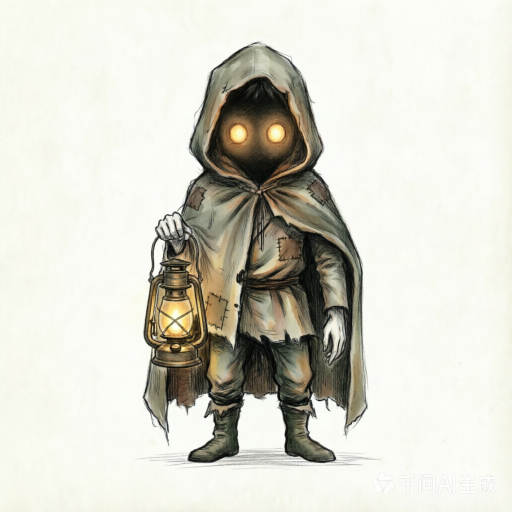
#> input picture assets/raw/seeker-01.png, 1024 x 1024 px (shown at 1/2 size)
$ python -i cut_bg.py   (imports and definitions only)
#> lines starting #> are read from the running program, lines starting #| are printed output that depends on the picture; after the words box and inside, x2 and y2 are one past the last pixel; in counts of white or black regions, pixels touching at a corner belong together
#!/usr/bin/env python3
"""抠图工具：把 AI 生成的白底/黑底立绘转成透明底 PNG。

用法:
    python3 tools/cut_bg.py assets/raw/seeker-01.png assets/processed/seeker.png \
        [--tol 38] [--preview out.png] [--keep-islands] [--min-hole 800]

原理:
    1. 取四角采样背景色，从图像边框洪水填充，吃掉背景（容忍纸纹噪声）
    2. 前景只保留最大连通块（顺带清掉角落水印、飞白杂点）
    3. alpha 轻微羽化，按内容裁切并留 6px 边距
    4. 可选输出一张叠在深色夜景底上的预览图，用于人工检查抠图质量
"""
import argparse
import sys
from collections import deque

from PIL import Image, ImageFilter


def corner_bg_color(px, w, h, patch=12):
    samples = []
    for cx, cy in ((0, 0), (w - patch, 0), (0, h - patch), (w - patch, h - patch)):
        for x in range(cx, cx + patch):
            for y in range(cy, cy + patch):
                samples.append(px[x, y][:3])
    samples.sort()
    return samples[len(samples) // 2]  # 中位数近似


def flood_bg(px, w, h, bg, tol):
    """从边框出发，标记所有与背景色相近且连通的像素。"""
    tol2 = tol * tol
    visited = bytearray(w * h)

    def near_bg(x, y):
        r, g, b = px[x, y][:3]
        dr, dg, db = r - bg[0], g - bg[1], b - bg[2]
        return dr * dr + dg * dg + db * db <= tol2

    q = deque()
    for x in range(w):
        for y in (0, h - 1):
            if not visited[y * w + x] and near_bg(x, y):
                visited[y * w + x] = 1
                q.append((x, y))
    for y in range(h):
        for x in (0, w - 1):
            if not visited[y * w + x] and near_bg(x, y):
                visited[y * w + x] = 1
                q.append((x, y))
    while q:
        x, y = q.popleft()
        for nx, ny in ((x + 1, y), (x - 1, y), (x, y + 1), (x, y - 1)):
            if 0 <= nx < w and 0 <= ny < h and not visited[ny * w + nx] and near_bg(nx, ny):
                visited[ny * w + nx] = 1
                q.append((nx, ny))
    return visited


def remove_enclosed_holes(px, fg, w, h, bg, tol, min_hole=800):
    """清除被前景包围的大块背景色区域（如双腿之间的白色），
    小块的亮色（手部高光等）由 min_hole 门槛保护。"""
    tol2 = tol * tol
    seen = bytearray(w * h)
    for start in range(w * h):
        if not fg[start] or seen[start]:
            continue
        x, y = start % w, start // w
        r, g, b = px[x, y][:3]
        if (r - bg[0]) ** 2 + (g - bg[1]) ** 2 + (b - bg[2]) ** 2 > tol2:
            continue
        comp = [start]
        seen[start] = 1
        q = deque([start])
        while q:
            idx = q.popleft()
            cx, cy = idx % w, idx // w
            for nx, ny in ((cx + 1, cy), (cx - 1, cy), (cx, cy + 1), (cx, cy - 1)):
                if 0 <= nx < w and 0 <= ny < h:
                    nidx = ny * w + nx
                    if fg[nidx] and not seen[nidx]:
                        nr, ng, nb = px[nx, ny][:3]
                        if (nr - bg[0]) ** 2 + (ng - bg[1]) ** 2 + (nb - bg[2]) ** 2 <= tol2:
                            seen[nidx] = 1
                            comp.append(nidx)
                            q.append(nidx)
        if len(comp) >= min_hole:
            for idx in comp:
                fg[idx] = 0
    return fg


def largest_component(fg, w, h):
    """前景连通块标记，返回只含最大块的掩码。"""
    seen = bytearray(w * h)
    best, best_size = None, 0
    for start in range(w * h):
        if fg[start] and not seen[start]:
            comp, size = [start], 1
            seen[start] = 1
            q = deque([start])
            while q:
                idx = q.popleft()
                x, y = idx % w, idx // w
                for nx, ny in ((x + 1, y), (x - 1, y), (x, y + 1), (x, y - 1)):
                    if 0 <= nx < w and 0 <= ny < h:
                        nidx = ny * w + nx
                        if fg[nidx] and not seen[nidx]:
                            seen[nidx] = 1
                            size += 1
                            comp.append(nidx)
                            q.append(nidx)
            if size > best_size:
                best, best_size = comp, size
    mask = bytearray(w * h)
    if best:
        for idx in best:
            mask[idx] = 1
    return mask


def cut(src, dst, tol=38, preview=None, keep_islands=False, min_hole=800):
#> called with src = '../assets/raw/seeker-01.png', dst = 'out.png', tol = 38, keep_islands = False, min_hole = 800
    im = Image.open(src).convert("RGBA")
    w, h = im.size
#> w = 1024; h = 1024
    px = im.load()

    bg = corner_bg_color(px, w, h)
#> bg = (246, 247, 233)
    visited = flood_bg(px, w, h, bg, tol)
    fg = bytearray(0 if visited[i] else 1 for i in range(w * h))
    if not keep_islands:
        fg = largest_component(fg, w, h)
    fg = remove_enclosed_holes(px, fg, w, h, bg, tol + 6, min_hole)
    if not keep_islands:
        # 孔洞清除可能把孔内残渣（阴影线碎屑）孤立成飞点，再过滤一次
        fg = largest_component(fg, w, h)

    alpha = Image.new("L", (w, h), 0)
#> alpha: PIL image 1024x1024 L; every value is 0
    alpha.putdata([255 if v else 0 for v in fg])
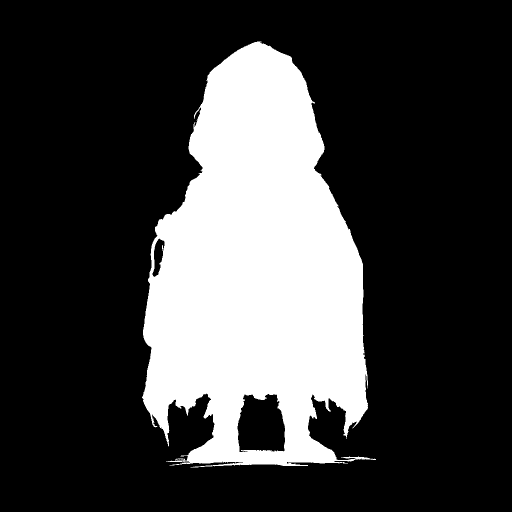
#> alpha: PIL image 1024x1024 L (shown at 1/2 size); 24.8% white; 1 white region, box (x1, y1, x2, y2) and area: (284, 83, 752, 935) 259905
    alpha = alpha.filter(ImageFilter.GaussianBlur(1))
    im.putalpha(alpha)
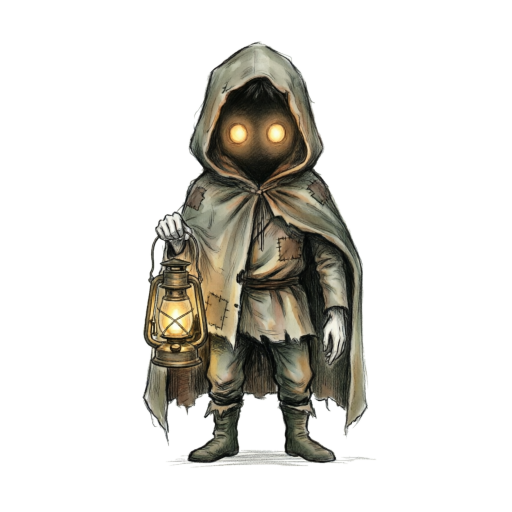
#> im: PIL image 1024x1024 RGBA (shown at 1/2 size); mean R, G, B, A 214.5, 213.5, 203.1, 63.2; transparent parts drawn white

    bbox = alpha.getbbox()
    if not bbox:
        sys.exit(f"{src}: 没有找到前景，检查容差 --tol")
    m = 6
    bbox = (max(0, bbox[0] - m), max(0, bbox[1] - m), min(w, bbox[2] + m), min(h, bbox[3] + m))
    im = im.crop(bbox)
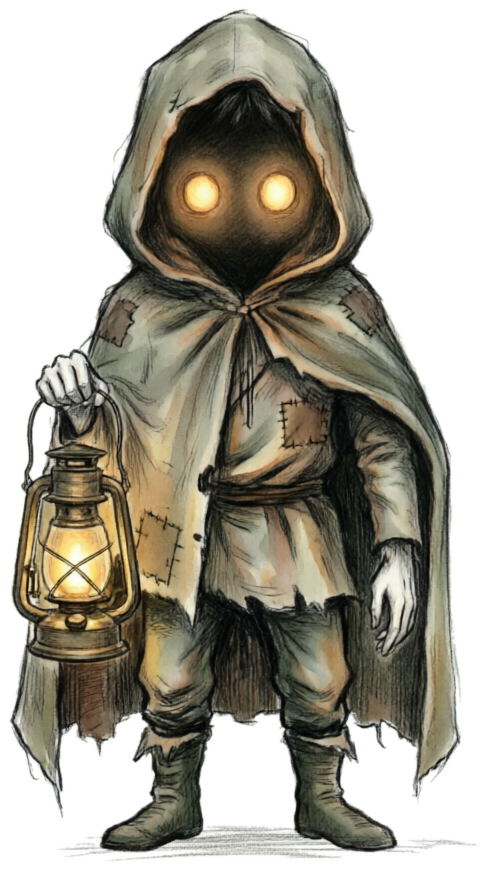
#> im: PIL image 486x870 RGBA; mean R, G, B, A 163.4, 159.8, 145.7, 156.7; transparent parts drawn white
    im.save(dst)
    print(f"{src} -> {dst}  背景色={bg} 尺寸={im.size}")
#| ../assets/raw/seeker-01.png -> out.png  背景色=(246, 247, 233) 尺寸=(486, 870)

    if preview:
        small = im.resize((max(1, int(im.width * 0.32)), max(1, int(im.height * 0.32))), Image.LANCZOS)
        night = Image.new("RGBA", (im.width + small.width + 120, im.height + 80), (16, 22, 18, 255))
        night.alpha_composite(im, (40, 40))
        night.alpha_composite(small, (im.width + 80, 40 + im.height - small.height))
        night.convert("RGB").save(preview)
        print(f"预览 -> {preview}（右侧为游戏内近似缩放）")


# [11 lines not run here, left out]

>>> result = cut('../assets/raw/seeker-01.png', 'out.png')
